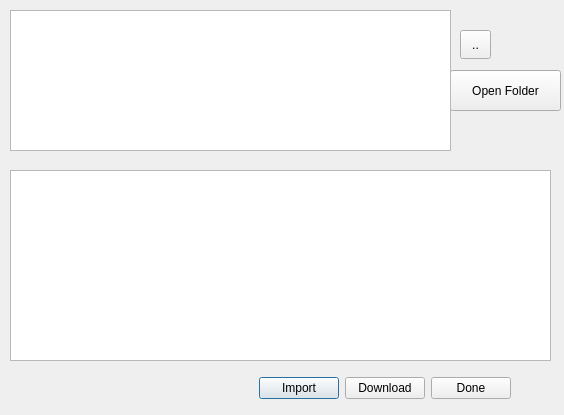
<ui version="4.0" >
 <author></author>
 <comment></comment>
 <exportmacro></exportmacro>
 <class>Dialog</class>
 <widget class="QDialog" name="Dialog" >
  <property name="geometry" >
   <rect>
    <x>0</x>
    <y>0</y>
    <width>564</width>
    <height>415</height>
   </rect>
  </property>
  <property name="windowTitle" >
   <string>Dialog</string>
  </property>
  <widget class="QWidget" name="layoutWidget" >
   <property name="geometry" >
    <rect>
     <x>20</x>
     <y>370</y>
     <width>491</width>
     <height>36</height>
    </rect>
   </property>
   <layout class="QHBoxLayout" >
    <property name="margin" >
     <number>0</number>
    </property>
    <property name="spacing" >
     <number>6</number>
    </property>
    <item>
     <spacer>
      <property name="orientation" >
       <enum>Qt::Horizontal</enum>
      </property>
      <property name="sizeHint" >
       <size>
        <width>131</width>
        <height>31</height>
       </size>
      </property>
     </spacer>
    </item>
    <item>
     <widget class="QPushButton" name="importButton" >
      <property name="text" >
       <string>Import</string>
      </property>
     </widget>
    </item>
    <item>
     <widget class="QPushButton" name="downloadButton" >
      <property name="text" >
       <string>Download</string>
      </property>
     </widget>
    </item>
    <item>
     <widget class="QPushButton" name="cancelButton" >
      <property name="text" >
       <string>Done</string>
      </property>
     </widget>
    </item>
   </layout>
  </widget>
  <widget class="QPushButton" name="openFolderButton" >
   <property name="geometry" >
    <rect>
     <x>450</x>
     <y>70</y>
     <width>111</width>
     <height>41</height>
    </rect>
   </property>
   <property name="text" >
    <string>Open Folder</string>
   </property>
  </widget>
  <widget class="QToolButton" name="upButton" >
   <property name="geometry" >
    <rect>
     <x>460</x>
     <y>30</y>
     <width>31</width>
     <height>29</height>
    </rect>
   </property>
   <property name="text" >
    <string>..</string>
   </property>
  </widget>
  <widget class="QTableWidget" name="folderTable" >
   <property name="geometry" >
    <rect>
     <x>10</x>
     <y>10</y>
     <width>441</width>
     <height>141</height>
    </rect>
   </property>
  </widget>
  <widget class="QTableWidget" name="fileTable" >
   <property name="geometry" >
    <rect>
     <x>10</x>
     <y>170</y>
     <width>541</width>
     <height>191</height>
    </rect>
   </property>
  </widget>
 </widget>
 <pixmapfunction></pixmapfunction>
 <resources/>
 <connections>
  <connection>
   <sender>cancelButton</sender>
   <signal>clicked()</signal>
   <receiver>Dialog</receiver>
   <slot>reject()</slot>
   <hints>
    <hint type="sourcelabel" >
     <x>509</x>
     <y>371</y>
    </hint>
    <hint type="destinationlabel" >
     <x>179</x>
     <y>282</y>
    </hint>
   </hints>
  </connection>
 </connections>
</ui>
